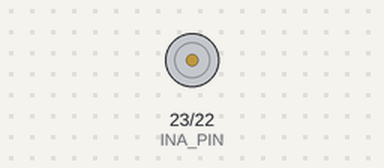
A sketch run on a simulated Arduino Mega 2560, built with avr-gcc and run on an emulated ATmega2560. On the bench: motor-driver pin pairs drawn as motors (green arrow = first pin HIGH = forward, orange = second pin HIGH = backward, longer = more drive, scaled by the enable pin).

Above: at 1.2 s.
At 5.1 s:
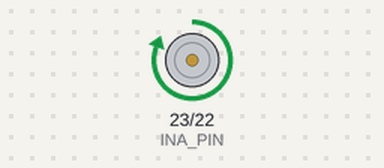
At 16.3 s:
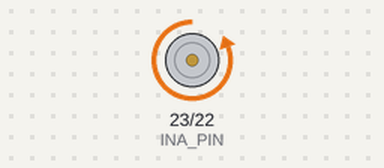
Timing chart, 0 to 29.1 s (numbered marks = the images above):
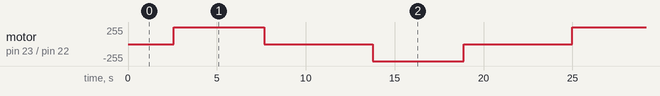

The sketch:

Robot_1.ino
```cpp
#define PWM_PIN 18
#define INA_PIN 23
#define INB_PIN 22

void setup() {
  pinMode(PWM_PIN, OUTPUT);
  pinMode(INA_PIN, OUTPUT);
  pinMode(INB_PIN, OUTPUT);

  //Free wheel สั่งล้อหมุุนอิสระ ไม่มีแรงหน่วง
  //digitalWrite(INA_PIN, HIGH);
  //digitalWrite(INB_PIN, LOW);
  //delay(1000);  //หน่วงเวลา 1 วินาที
}

void loop() {
  int i;

  //CW Run สั่งล้อหมุุนทิศทางที่ 1
  digitalWrite(INA_PIN, HIGH);
  digitalWrite(INB_PIN, LOW);

  for (i = 0; i < 255; i++) {   //Speed 0 to 255
    analogWrite(PWM_PIN, i);    //0% Speed=0, 100% Speed=255
    delay(20);
  }
  for (i = 255; i > 0; i--) {   //Slow 255 to 0
    analogWrite(PWM_PIN, i);    //0% Speed=0, 100% Speed=255
    delay(20);
  }

  //Break สั่งเบรค แกนมอเตอร์จะพยายามล็อกตัวเอง
  digitalWrite(INA_PIN, HIGH);
  digitalWrite(INB_PIN, HIGH);
  delay(1000);

  //CCW Run สั่งล้อหมุุนทิศทางที่ 2
  digitalWrite(INA_PIN, LOW);
  digitalWrite(INB_PIN, HIGH);
  for (i = 0; i < 255; i++) {   //Speed 0 to 255
    analogWrite(PWM_PIN, i);    //0% Speed=0, 100% Speed=255
    delay(20);
  }
  for (i = 255; i > 0; i--) {   //Slow 255 to 0
    analogWrite(PWM_PIN, i);    //0% Speed=0, 100% Speed=255
    delay(20);
  }

  //Break สั่งเบรค แกนมอเตอร์จะพยายามล็อกตัวเอง
  digitalWrite(INA_PIN, HIGH);
  digitalWrite(INB_PIN, HIGH);
  delay(1000);

}
```

Measured:
- by itself, motor on pin 23 (INA_PIN) / pin 22 (INB_PIN): repeats every 22.4 s: stopped 6.1 s, backward 255/255 5.1 s, stopped 6.1 s, forward 255/255 5.1 s
